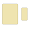

A level layout from a 2D game, rendered from its tile map. Below: a short description, then the map file with tile-grid data replaced by summaries:
An orthogonal 1x1 tile map with 30x30 px tiles, 1 tile layer (块层 1).

<map version="1.0" orientation="orthogonal" renderorder="right-down" width="1" height="1" tilewidth="30" tileheight="30">
 <tileset firstgid="1" name="kezhuo" tilewidth="30" tileheight="30">
  <image source="kezhuo.png" trans="fff0d8" width="397" height="390" />
 </tileset>
 <layer name="块层 1" width="1" height="1">
  <data>[1 cells, 1 non-empty, 1 distinct tile ids]</data>
 </layer>
</map>
